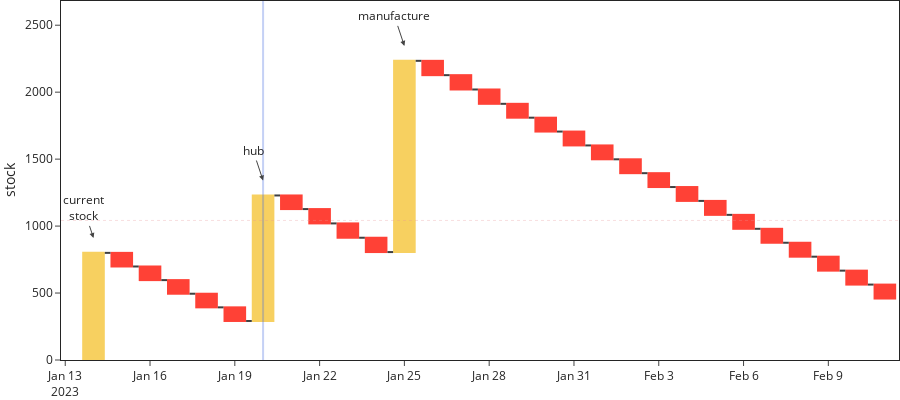

Source (notebook cell):
### Code cell
import plotly.graph_objects as go 



fig = go.Figure()

fig.add_hline(y = df_allocation_selected['safety_stock'].values[0], line = dict(color = '#E99497', width = 1, dash = 'dot'))
fig.add_trace(
    go.Waterfall(
    name = "20", orientation = "v",
    x = df_allocation_selected['date'],
    textposition = "outside",
    # text = df_allocation_selected['status'],
    # decreasing = {"marker":{"color":"#F7D060"}},
    increasing = {"marker":{"color":"#F7D060"}},
    y = [df_allocation_selected['stock'].values[0]] + df_allocation_selected['stock'].diff().tolist()[1:],
    connector = {"line":{"color":"rgb(63, 63, 63)"}},
))

fig.add_annotation(
    x = 1, y = df_allocation_selected['safety_stock'].values[0],
    xref='paper', yref='y',
    xanchor='left',
    align='left',
    text= 'Safety<br>Stock<br>Level',
    showarrow=False,
    font = {'color': '#E99497'}
)

max_stock = df_allocation_selected['stock'].max()
for i, d in df_allocation_selected.reset_index().iterrows():
    if d['status'] not in ['risk', 'full', 'near stockout'] or i == 0:
        fig.add_annotation(
            x = d['date'].strftime("%Y-%m-%d"), y = d['stock'] + max_stock*0.05,
            # xanchor='',
            align='center',
            text= 'current<br>stock'if i==0 else d['status'],
            showarrow=True,arrowhead = 2
        )

from datetime import timedelta


fig.add_shape(type="rect",
    x0=x, y0=0, x1=x, y1=max_stock * 1.2,
    line=dict(
        color="RoyalBlue",
        width=2,
    ),
    fillcolor="LightSkyBlue",
)


fig.update_layout(template = 'simple_white',showlegend = False, height = 400, margin = {'t':0, 'l':0,'b':0, 'r':0})
fig.update_xaxes(mirror = True,)
fig.update_yaxes(mirror = True, title = 'stock', range = [0, max_stock * 1.2])

fig.show()

### Figure 1 — Plotly figure (JSON) as saved in the notebook; plotly's stock layout.template omitted (floating-point values rounded to 4 significant figures)
{"data": [{"connector": {"line": {"color": "rgb(63, 63, 63)"}}, "increasing": {"marker": {"color": "#F7D060"}}, "name": "20", "orientation": "v", "textposition": "outside", "type": "waterfall", "x": ["2023-01-14T00:00:00", "2023-01-15T00:00:00", "2023-01-16T00:00:00", "2023-01-17T00:00:00", "2023-01-18T00:00:00", "2023-01-19T00:00:00", "2023-01-20T00:00:00", "2023-01-21T00:00:00", "2023-01-22T00:00:00", "2023-01-23T00:00:00", "2023-01-24T00:00:00", "2023-01-25T00:00:00", "2023-01-26T00:00:00", "2023-01-27T00:00:00", "2023-01-28T00:00:00", "2023-01-29T00:00:00", "2023-01-30T00:00:00", "2023-01-31T00:00:00", "2023-02-01T00:00:00", "2023-02-02T00:00:00", "2023-02-03T00:00:00", "2023-02-04T00:00:00", "2023-02-05T00:00:00", "2023-02-06T00:00:00", "2023-02-07T00:00:00", "2023-02-08T00:00:00", "2023-02-09T00:00:00", "2023-02-10T00:00:00", "2023-02-11T00:00:00"], "y": [800, -101.7, -101.7, -101.7, -101.7, -101.7, 937.3, -101.7, -107, -107, -107, 1428, -107, -107, -107, -103.6, -103.6, -103.6, -103.6, -103.6, -103.6, -103.6, -104.1, -104.1, -104.1, -104.1, -104.1, -104.1, -104.1]}], "layout": {"annotations": [{"align": "left", "font": {"color": "#E99497"}, "showarrow": false, "text": "Safety<br>Stock<br>Level", "x": 1, "xanchor": "left", "xref": "paper", "y": 1042, "yref": "y"}, {"align": "center", "arrowhead": 2, "showarrow": true, "text": "current<br>stock", "x": "2023-01-14", "y": 911.7}, {"align": "center", "arrowhead": 2, "showarrow": true, "text": "hub", "x": "2023-01-20", "y": 1340.0}, {"align": "center", "arrowhead": 2, "showarrow": true, "text": "manufacture", "x": "2023-01-25", "y": 2346.0}], "height": 400, "margin": {"b": 0, "l": 0, "r": 0, "t": 0}, "shapes": [{"line": {"color": "#E99497", "dash": "dot", "width": 1}, "type": "line", "x0": 0, "x1": 1, "xref": "x domain", "y0": 1042, "y1": 1042, "yref": "y"}, {"fillcolor": "LightSkyBlue", "line": {"color": "RoyalBlue", "width": 2}, "type": "rect", "x0": "2023-01-20", "x1": "2023-01-20", "y0": 0, "y1": 2681.0}], "showlegend": false, "xaxis": {"mirror": true}, "yaxis": {"mirror": true, "range": [0, 2681.0], "title": {"text": "stock"}}}}
